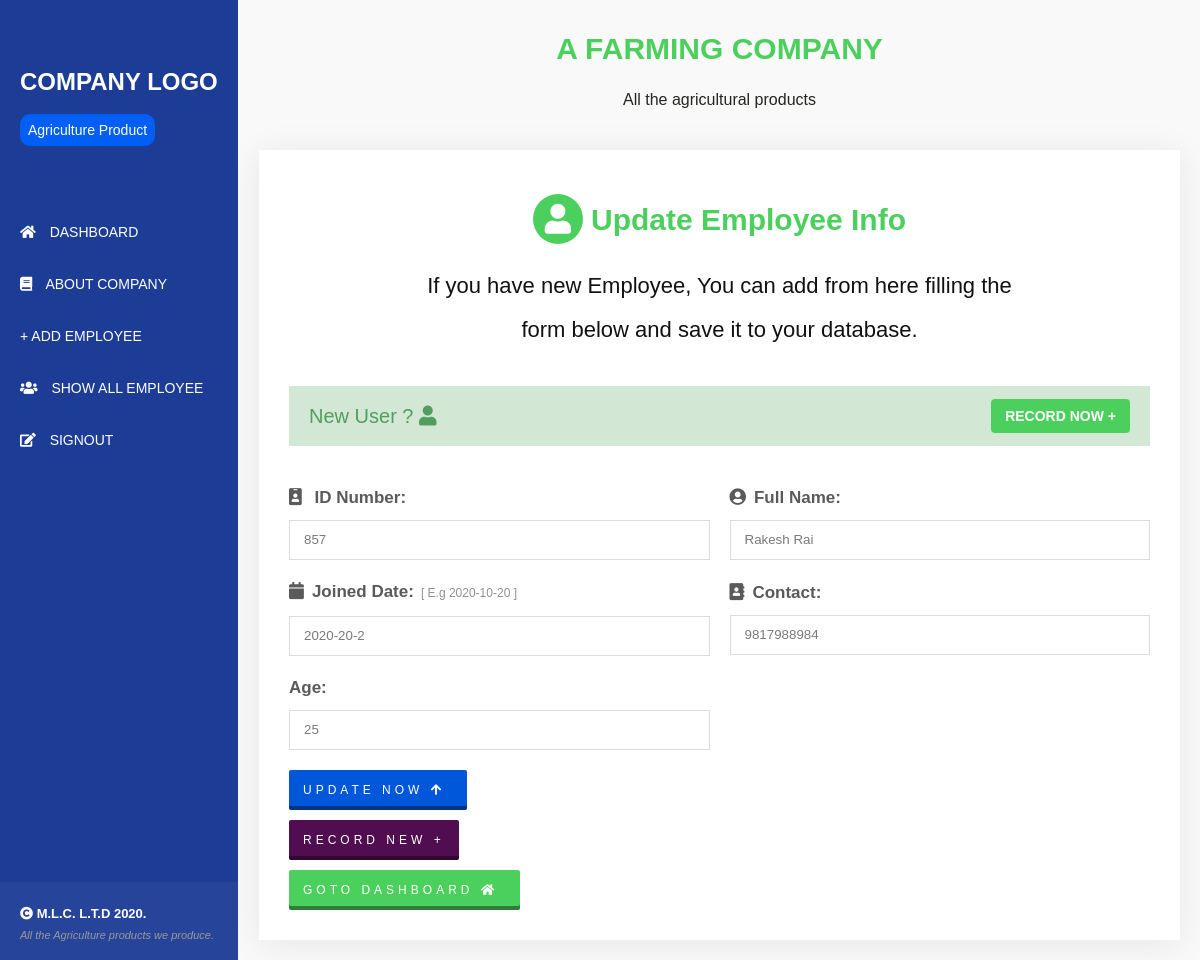
The page /edit/27 on the database its author committed.
### myapp/models.py (models this page shows, shortened)
class Employee(models.Model):
	eid = models.IntegerField()
	ename = models.CharField(max_length=100)
	ejoin = models.CharField(max_length=100,null=True)
	econtact = models.IntegerField()
	eage = models.IntegerField()
	add = models.BooleanField(default=True)
	class Meta:
		ordering = ['-pk']

### myapp/views.py (the view)
# urls.py: path('edit/<int:id>',views.edit,name='edit'),
def edit(request,id):
    employee = Employee.objects.get(id=id)
    return render(request, 'edit.html',{'employee':employee})

### templates/edit.html (shortened to what this page needs)
{% extends 'base.html' %}
{% block content %}
<div class="body-part">
    <div class="content">
        <div class="container">
            <div class="heading">
                <h1>A FARMING COMPANY</h1>
                <p>All the agricultural products</p>
            </div>
            <div class="content-wrapper">
                <div class="heading big-head">
                    <h1><i class="fas fa-user"></i>Update Employee Info</h1>
                    <p>
                        If you have new Employee, You can add from here filling the form below and save it to your database.
                    </p>
                </div>
                <div class="flex-item">
                    <h4>New User ?  <i class="fas fa-user"></i></h4>
                    <a href="{% url 'loadform' %}" class='btn'>Record Now +</a>
                </div>
                <div class="edit">
                    <form method="POST" action="/update/{{ employee.id }}">
                       <div>
                           <label for="eid"><i class="fas fa-id-badge"></i> ID Number:</label>
                           <div class="eid">	<input type="number" name="eid" value="{{ employee.eid }}" required="required" /></div>
                       </div><div>
                           <label for="ename"><i class="fas fa-user-circle"></i>Full Name:</label>
                           <div class="ename"><input type="text" name="ename" value="{{ employee.ename }}"/></div></div>
                           <div>
                               <label for="eemail"><i class="fas fa-calendar"></i>Joined Date:<span class='i-text'> [ E.g 2020-10-20 ]</span> </label>
                               <div class="eemail"><input type="text" name="ejoin" value="{{ employee.ejoin }}"/></div>
                           </div><div>
                               <label for="econtact"><i class="fas fa-address-book"></i>Contact:</label>
                               <div class="econtact"><input type="number" name="econtact" value="{{ employee.econtact }}"/></div>
                           </div><div>
                               <label for="eage">Age:</label>
                               <div class="eage"><input type="number" name="eage" value="{{ employee.eage }}"/></div>
                           </div><br/>
                           <div class="add-button"><button type="submit">Update Now <i class="fas fa-arrow-up"></i></button></div>
                       </form>
                       <div class=""><a href="{% url 'loadform' %}" class="et">Record New + </a></div>
                       <div class=""><a href="{% url 'homepage' %}" class="gt">Goto Dashboard <i class="fas fa-home"></i></a></div>
                   </div>
               </div>
           </div>
       </div>
       {% endblock %}

### static/style/style.css (style rules this page uses)
* { margin: 0; padding: 0; box-sizing: border-box; }
html { scroll-behavior: smooth; }
body { font-size: 16px; line-height: 1.5em; color: #252522; font-family: 'Poppins',sans-serif; background: #f9f9f9 }
.container { width: 100%; max-width: 1100px; margin: 0 auto; padding: 0 20px }
.body-part { margin: 0 0 0 239px }
.heading { padding: 14px 0; text-align: center; }
.heading h1 { font-size: 30px; line-height: 1em; display: block; color: #4cd05d }
.heading.big-head i { background: #4cd05d; height: 50px; width: 50px; line-height: 50px; border-radius: 50%; color: #fff; margin: 0 8px 0 0 }
.heading p { line-height:2em; font-size: 16px; display: block; margin: 20px auto; width: 100%; max-width: 600px; }
.big-head p { font-size: 22px; color: #111; font-weight: 300 }
.content { margin: 20px 0 }
.content-wrapper { background: #fff; padding: 30px; overflow:hidden; box-shadow: 0px 4px 33px 0px rgba(0,0,0,0.08) }
.flex-item { display: flex; justify-content: space-between; align-items: center; height: 60px; background: #d2e8d5; padding: 0 20px; margin: 0 0 40px }
.flex-item h4 { font-size: 20px; font-weight: 500; color: #539e5e }
.flex-item a { height: 34px; line-height: 34px; background: #4cd05d; color: #fff; border-radius: 4px; display: inline-block; width: auto; padding: 0 14px; text-transform: uppercase; text-decoration: none; font-weight: bold; font-size: 14px }
.edit .fas { margin: 0 8px 0 0 }
.edit form { display: grid; grid-template-columns: 1fr 1fr; grid-gap: 20px; align-items: center; flex-direction: column; }
.edit form input { padding: 0 14px; height: 40px; line-height: 40px; border:1px solid #ddd; width: 100%; color: #7a7a7a; font-family: 'Poppins',sans-serif }
.edit label { margin: 0 0 10px; font-size: 17px; font-weight: bold; color: #5a5a5a; display: inline-block; }
.edit form button { height: 40px; line-height: 40px; text-align: center; background: #0157d9; color: #fff; border:none; padding: 0 14px; border-radius: 2px; font-size: 12px; letter-spacing: 4px; text-transform: uppercase; box-shadow: inset 0px -4px 0px rgba(0,0,0,0.4) }
.edit .gt { height: 40px; line-height: 40px; text-align: center; background: #4cd05d; color: #fff; border:none; padding: 0 14px; border-radius: 2px; font-size: 12px; letter-spacing: 4px; text-transform: uppercase; box-shadow: inset 0px -4px 0px rgba(0,0,0,0.4); display: inline-block; margin: 10px 0 0; text-decoration: none; }
.edit .et { height: 40px; line-height: 40px; text-align: center; background: #500d50; color: #fff; border:none; padding: 0 14px; border-radius: 2px; font-size: 12px; letter-spacing: 4px; text-transform: uppercase; box-shadow: inset 0px -4px 0px rgba(0,0,0,0.4); display: inline-block; margin: 10px 0 0; text-decoration: none; }
span.i-text { font-size: 12px; padding: 0 0 1px 7px; color: #948f8f; font-weight: 500; display: inline-block; }

### rows shown on the page
Employee: eid "857", ename "Rakesh Rai", ejoin "2020-20-2", econtact "9817988984", eage "25"
